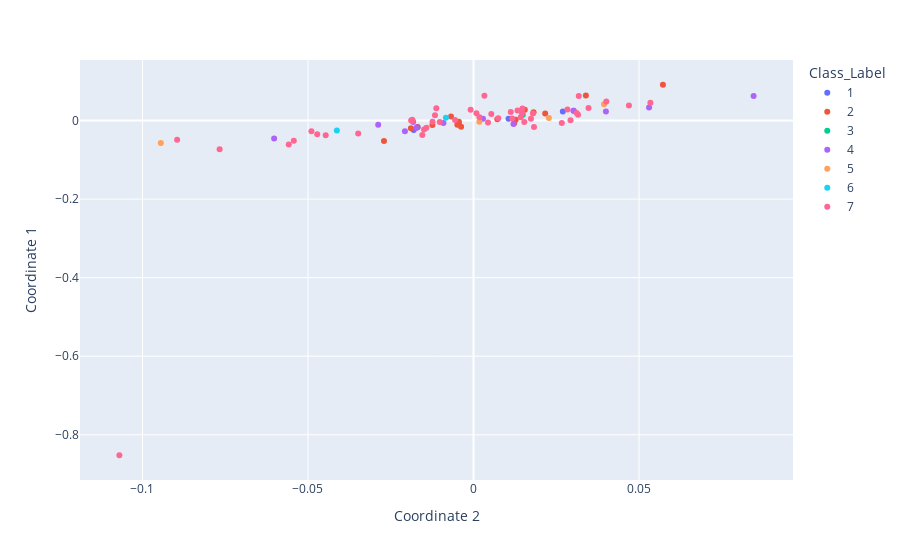

The notebook cell this image was saved under:
### Code cell
#Place the MDS columns into a Dataframe
dfdatamds=pd.DataFrame(data_2d)
#Append the Class Label column from original data set to it
label=df['Class_Label']
dfdatamds['Class_Label']=label
dfdatamds['Class_Label']=dfdatamds['Class_Label'].apply(str)

#Plot MDS

fig=px.scatter(dfpca,x=1,y=0,color='Class_Label',labels={'1':"Coordinate 2" ,'0':"Coordinate 1"})
fig.show()
fig.write_image("images/MDS.svg")

### Figure 1 — Plotly figure (JSON) as saved in the notebook; plotly's stock layout.template omitted (floating-point values rounded to 4 significant figures)
{"data": [{"hovertemplate": "Class_Label=1<br>Coordinate 2=%{x}<br>Coordinate 1=%{y}<extra></extra>", "legendgroup": "1", "marker": {"color": "#636efa", "symbol": "circle"}, "mode": "markers", "name": "1", "orientation": "v", "showlegend": true, "type": "scatter", "x": [0.02698, -0.0169, -0.01807, 0.01059], "xaxis": "x", "y": [0.02271, -0.01636, -0.02383, 0.004295], "yaxis": "y"}, {"hovertemplate": "Class_Label=2<br>Coordinate 2=%{x}<br>Coordinate 1=%{y}<extra></extra>", "legendgroup": "2", "marker": {"color": "#EF553B", "symbol": "circle"}, "mode": "markers", "name": "2", "orientation": "v", "showlegend": true, "type": "scatter", "x": [0.02165, -0.01242, 0.03394, -0.01692, -0.02704, 0.05721, -0.003744, 0.01549, -0.004414, 0.007191, -0.004439, 0.01273, -0.004884, 0.01229, -0.01892, -0.006792, 0.01814], "xaxis": "x", "y": [0.0182, -0.01141, 0.06372, -0.01688, -0.0522, 0.09111, -0.01584, 0.02714, -0.002943, 0.002957, -0.008642, 0.002119, -0.01055, -0.006955, -0.01989, 0.01, 0.02125], "yaxis": "y"}, {"hovertemplate": "Class_Label=3<br>Coordinate 2=%{x}<br>Coordinate 1=%{y}<extra></extra>", "legendgroup": "3", "marker": {"color": "#00cc96", "symbol": "circle"}, "mode": "markers", "name": "3", "orientation": "v", "showlegend": true, "type": "scatter", "x": [0.01489], "xaxis": "x", "y": [0.01459], "yaxis": "y"}, {"hovertemplate": "Class_Label=4<br>Coordinate 2=%{x}<br>Coordinate 1=%{y}<extra></extra>", "legendgroup": "4", "marker": {"color": "#ab63fa", "symbol": "circle"}, "mode": "markers", "name": "4", "orientation": "v", "showlegend": true, "type": "scatter", "x": [-0.0288, 0.01207, -0.01824, -0.02071, 0.04, -0.01732, -0.009089, 0.03019, 0.05303, 0.03029, -0.06023, 0.00287, 0.0846], "xaxis": "x", "y": [-0.01074, -0.008689, -0.003945, -0.02758, 0.02278, -0.01887, -0.00612, 0.02498, 0.03334, 0.0252, -0.04587, 0.004367, 0.06247], "yaxis": "y"}, {"hovertemplate": "Class_Label=5<br>Coordinate 2=%{x}<br>Coordinate 1=%{y}<extra></extra>", "legendgroup": "5", "marker": {"color": "#FFA15A", "symbol": "circle"}, "mode": "markers", "name": "5", "orientation": "v", "showlegend": true, "type": "scatter", "x": [0.02276, -0.09446, 0.001772, 0.03942], "xaxis": "x", "y": [0.006432, -0.05735, -0.003071, 0.04145], "yaxis": "y"}, {"hovertemplate": "Class_Label=6<br>Coordinate 2=%{x}<br>Coordinate 1=%{y}<extra></extra>", "legendgroup": "6", "marker": {"color": "#19d3f3", "symbol": "circle"}, "mode": "markers", "name": "6", "orientation": "v", "showlegend": true, "type": "scatter", "x": [-0.04128, -0.008346], "xaxis": "x", "y": [-0.02524, 0.007074], "yaxis": "y"}, {"hovertemplate": "Class_Label=7<br>Coordinate 2=%{x}<br>Coordinate 1=%{y}<extra></extra>", "legendgroup": "7", "marker": {"color": "#FF6692", "symbol": "circle"}, "mode": "markers", "name": "7", "orientation": "v", "showlegend": true, "type": "scatter", "x": [0.01468, -0.0184, -0.04721, 0.01795, 0.01328, 0.007483, -0.03484, -0.01238, 0.01425, -0.0008748, 0.03474, 0.004375, -0.0102, 0.01477, -0.07669, -0.04465, 0.00179, 0.01827, 0.01125, -0.05581, 0.05342, 0.0008749, 0.0318, 0.02667, -0.01164, 0.04695, 0.0293, -0.08953, 0.005371, -0.005585, -0.01885, -0.05428, 0.01534, -0.01124, -0.01495, -0.04896, 0.03159, 0.003293, 0.02838, 0.01171, 0.01735, 0.04011, -0.01423, -0.01547, 0.03116, -0.0185, -0.107], "xaxis": "x", "y": [0.0183, -0.001092, -0.03519, 0.01782, 0.02537, 0.005927, -0.03303, -0.002912, 0.008499, 0.02738, 0.03217, -0.005082, -0.003926, 0.0305, -0.07338, -0.03723, 0.008239, -0.01638, 0.02153, -0.06115, 0.04551, 0.01865, 0.06264, -0.006082, 0.01371, 0.0382, 0.0008841, -0.04921, 0.01644, 0.001549, 0.0001368, -0.05146, -0.003879, 0.03098, -0.02305, -0.02736, 0.01461, 0.06333, 0.02812, 0.005398, 0.0045, 0.04844, -0.01837, -0.03663, 0.0194, 0.001969, -0.8522], "yaxis": "y"}], "layout": {"legend": {"title": {"text": "Class_Label"}, "tracegroupgap": 0}, "margin": {"t": 60}, "xaxis": {"anchor": "y", "domain": [0, 1], "title": {"text": "Coordinate 2"}}, "yaxis": {"anchor": "x", "domain": [0, 1], "title": {"text": "Coordinate 1"}}}}
